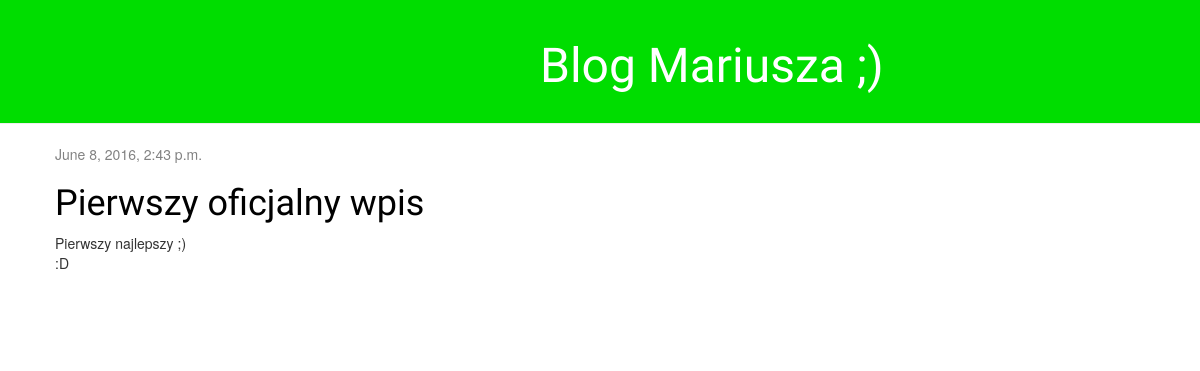
Before: / with the older database file.
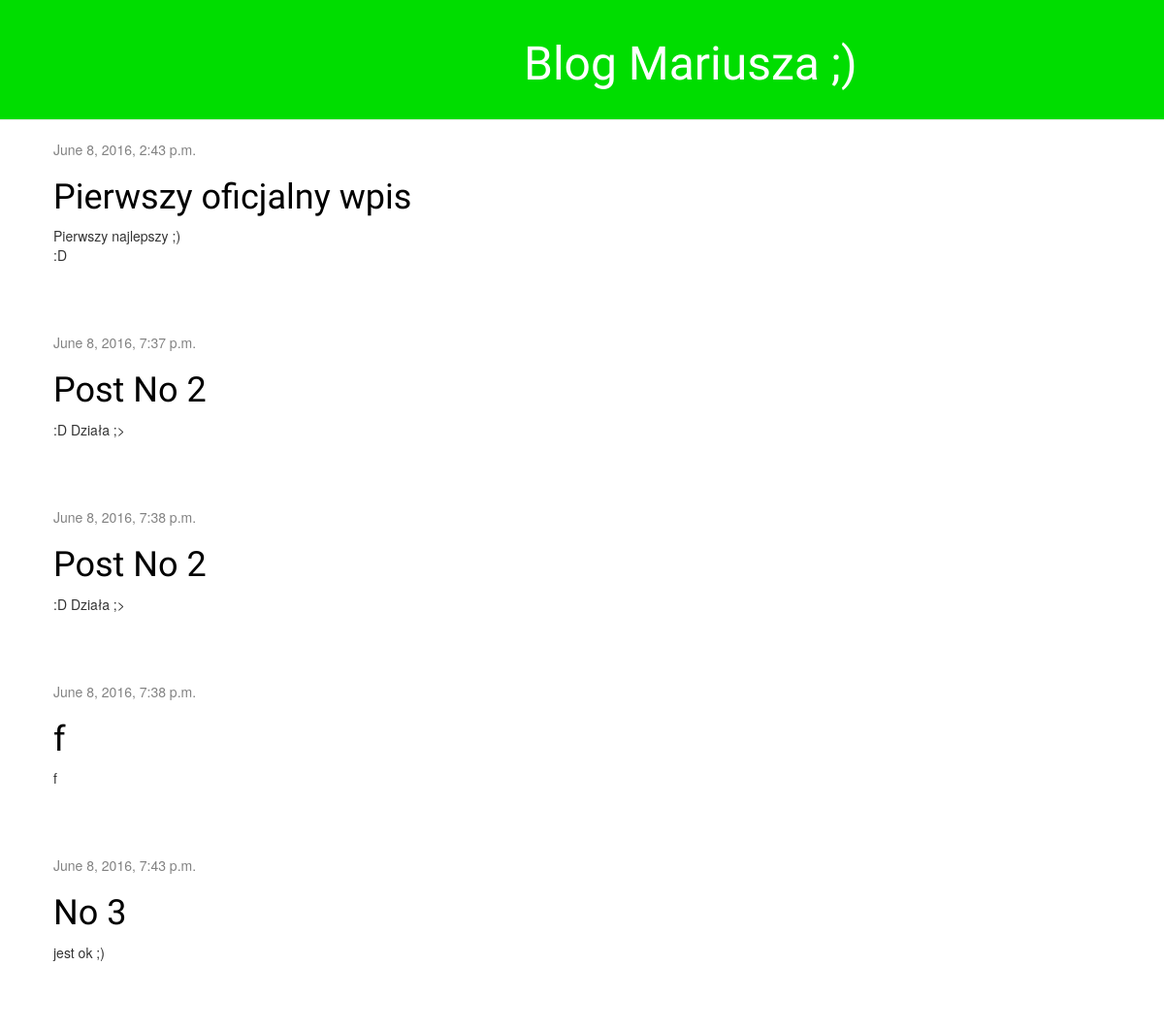
After: the same page with the newer database file.
### blog/models.py (models this page shows, shortened)
class Post(models.Model):
    author = models.ForeignKey('auth.User')
    title = models.CharField(max_length=200)
    text = models.TextField()
    created_date = models.DateTimeField(
            default=timezone.now)
    published_date = models.DateTimeField(
            blank=True, null=True)

### blog/views.py (the view)
# urls.py: url(r'^$', views.post_list, name='post_list'),
def post_list(request):
    posts = Post.objects.filter(published_date__lte=timezone.now()).order_by('published_date')
    return render(request, 'blog/post_list.html', {'posts': posts})

### blog/templates/blog/post_list.html
{% extends 'blog/base.html' %}
{% block content %}
    {% for post in posts %}
        <div class="post">
            <div class="date">
                {{ post.published_date }}
            </div>
            <h1><a href="{% url 'post_detail' pk=post.pk %}">{{ post.title }}</a></h1>
            <p>{{ post.text|linebreaks }}</p>
        </div>
    {% endfor %}
{% endblock content %}

### blog/templates/blog/base.html (shortened to what this page needs)
{% load staticfiles %}
<html>
    <head>
        <link rel="stylesheet" href="//maxcdn.bootstrapcdn.com/bootstrap/3.2.0/css/bootstrap.min.css">
        <link rel="stylesheet" href="//maxcdn.bootstrapcdn.com/bootstrap/3.2.0/css/bootstrap-theme.min.css">
        <link rel="stylesheet" href="{% static 'css/blog.css' %}">
    </head>
    <body>
        <div class="page-header">
            <h1><a href="/">Blog Mariusza ;)</a></h1>
        </div>
        <div class="content container">
            <div class="row">
                <div class="col-md-8">
                {% block content %}
                {% endblock %}
                </div>
            </div>
        </div>
    </body>
</html>

### static/css/blog.css (style rules this page uses)
.page-header { background-color: #00dd00; margin-top: 0; padding: 20px 20px 20px 40px; }
.page-header h1, .page-header h1 a, .page-header h1 a:visited, .page-header h1 a:active { color: #ffffff; font-size: 36pt; text-decoration: none; padding-left: 250px; }
body { background-color: #ffffff; }
.content { margin-left: 40px; }
h1, h2, h3, h4 { font-family: 'Lobster', cursive; }
.date { color: #828282; }
.post { margin-bottom: 70px; }
.post h1 a, .post h1 a:visited { color: #000000; }

Changed rows visible on the page:
added Post: published_date "June 8, 2016, 7:37 p.m.", title "Post No 2", text ":D Działa ;>"
added Post: published_date "June 8, 2016, 7:38 p.m.", title "Post No 2", text ":D Działa ;>"
added Post: published_date "June 8, 2016, 7:38 p.m.", title "f", text "f"
added Post: published_date "June 8, 2016, 7:43 p.m.", title "No 3", text "jest ok ;)"
